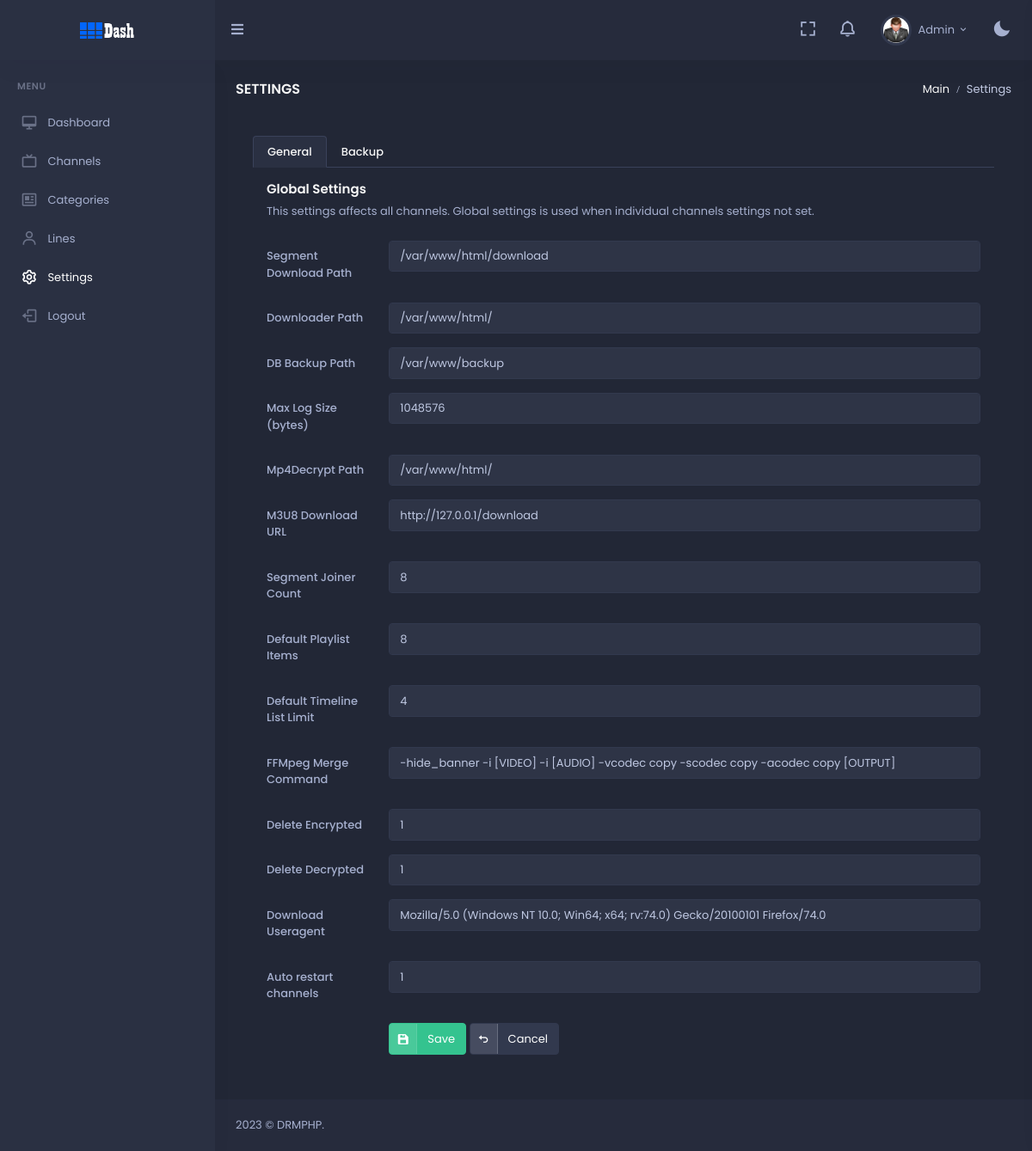
Page /panel/settings.php (signed in) on the earlier database version.
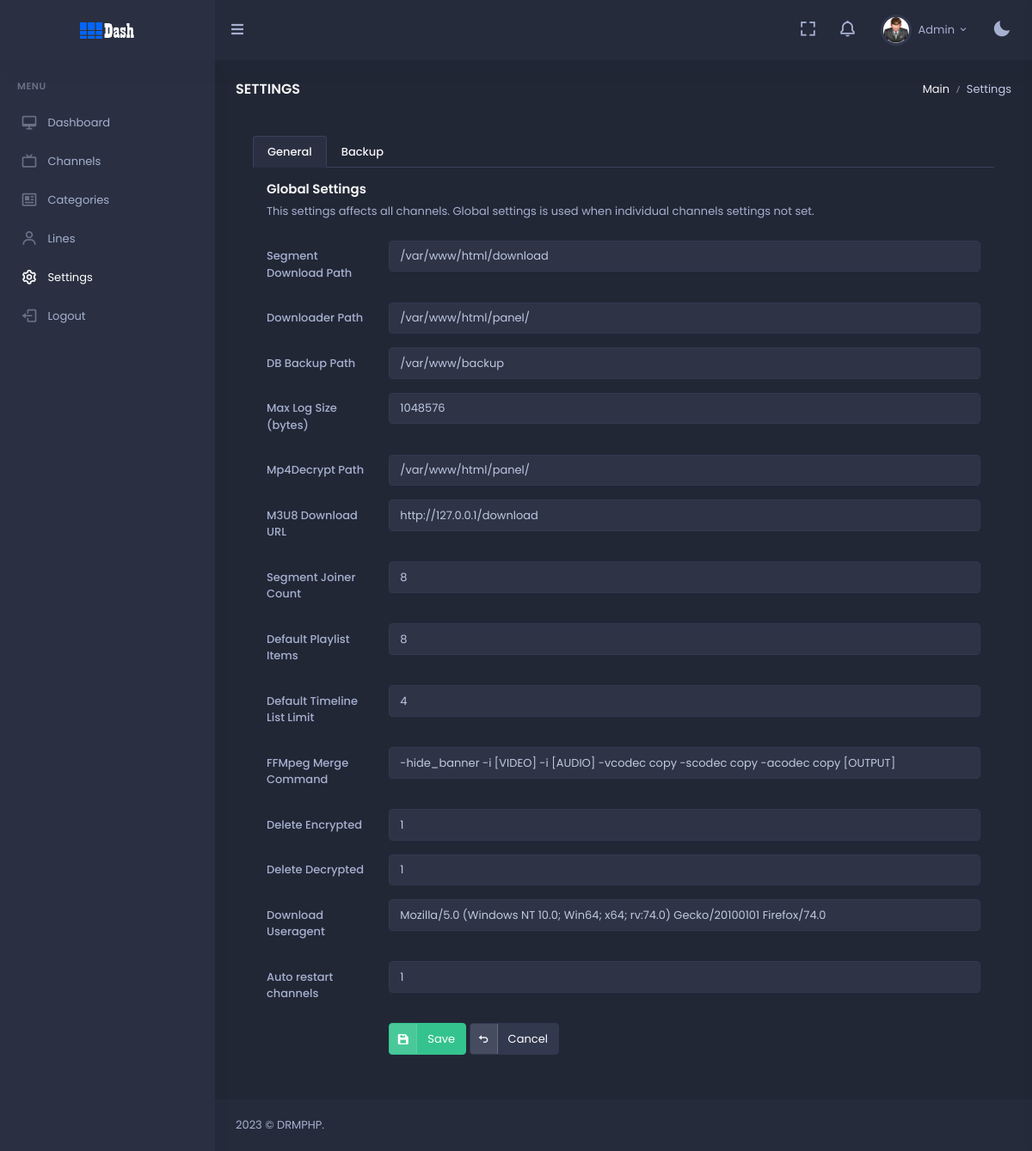
Same page on the later database version.
### tables this page shows
CREATE TABLE `config` (
  `ID` int(11) NOT NULL,
  `ConfigName` varchar(32) NOT NULL,
  `ConfigDesc` varchar(64) NOT NULL,
  `ConfigValue` varchar(256) NOT NULL
);

### panel/_app.php (called while the page is built, shortened)
<?php
class App
{
    public $DB;
    public $Config;
    public function __construct()
    {
        include "_db.php";
        try {
            $db = new PDO('mysql:host=' . $DBHost . ';dbname=' . $DBName . ';charset=utf8', $DBUser, $DBPass);
            $this->DB = $db;
        } catch (PDOException $e) {
            print "Error!: " . $e->getMessage() . "<br/>";
            die();
        }
        $this->ReadConfig();
    }
    public function ReadConfig()
    {
        $sql = "select * from config order by ID";
        $st = $this->DB->prepare($sql);
        $st->execute();
        $this->Config = $st->fetchAll();
    }
    public function GetConfig($ConfigName)
    {
        for ($i = 0; $i < count($this->Config); $i++) {
            if ($this->Config[$i]["ConfigName"] == $ConfigName) {
                return $this->Config[$i]["ConfigValue"];
            }
        }
    }
    public function GetNotification($Status = "")
    {
        if ($Status == "") {
            $Cond = "";
        } else { $Cond = " and Status='$Status'";}
        $sql = "select * from notification where 1=1 $Cond";
        $st = $this->DB->prepare($sql);
        $st->execute();
        $data = $st->fetchAll();
        for ($i = 0; $i < count($data); $i++) {
            $data[$i]["ago"] = $this->time_elapsed_string($data[$i]["Sent"]);
        }
        return $data;
    }
}

### panel/_config.php (called while the page is built, shortened)
<?php
require "_app.php";
$App = New App();
?>

### panel/settings.php (the view, shortened to what this page needs)
<?php
include "_config.php";
$active1="active";
$active2="";
$selected1="true";
$selected2="false";
?>
<!doctype html>
<html lang="en">
  <?php include "_htmlhead.php"?>
  <body data-sidebar="dark">
    <div id="layout-wrapper">
      <?php include "_header.php"?>
      <?php include "_sidebar.php"?>
      <div class="main-content">
        <div class="page-content">
          <div class="container-fluid">
            <div class="row">
              <div class="col-12">
                <div class="page-title-box d-sm-flex align-items-center justify-content-between">
                  <h4 class="mb-sm-0 font-size-18">Settings</h4>
                  <div class="page-title-right">
                    <ol class="breadcrumb m-0">
                      <li class="breadcrumb-item"><a href="javascript: void(0);">Main</a></li>
                      <li class="breadcrumb-item active">Settings</li>
                    </ol>
                  </div>
                </div>
              </div>
            </div>
            <div class="row">
              <div class="col-lg-12">
                <div class="card-body">
                  <ul class="nav nav-tabs" role="tablist">
                    <li class="nav-item">
                      <a class="nav-link <?php
echo $active1?>" data-bs-toggle="tab" href="#t1" role="tab" aria-selected="<?=$selected1;
?>">
                        <span class="d-none d-sm-block">General</span>
                      </a>
                    </li>
                    <li class="nav-item">
                      <a class="nav-link <?php
echo $active2?>" data-bs-toggle="tab" href="#t2" role="tab" aria-selected="<?=$selected2;
?>">
                        <span class="d-none d-sm-block">Backup</span>
                      </a>
                    </li>
                  </ul>
                  <div class="tab-content p-3">
                    <div class="tab-pane <?php
echo $active1;
?>" id="t1" role="tabpanel">
                      <div class="mb-0">
                        <h4 class="card-title">Global Settings</h4>
                        <p class="card-title-desc">This settings affects all channels. Global settings is used when individual channels settings not set.</p>
                        <form method="POST">
                          <div class="mb-3 row">
                            <label class="col-md-2 col-form-label">Segment Download Path</label>
                            <div class="col-md-10">
                              <input class="form-control" type="text" id="DownloadPath" name="DownloadPath" value="<?php
echo $App->GetConfig("DownloadPath");
?>">
                            </div>
                          </div>
                          <div class="mb-3 row">
                            <label class="col-md-2 col-form-label">Downloader Path</label>
                            <div class="col-md-10">
                              <input class="form-control" type="text" id="DownloaderPath" name="DownloaderPath" value="<?php
echo $App->GetConfig("DownloaderPath");
?>">
                            </div>
                          </div>
                          <div class="mb-3 row">
                            <label class="col-md-2 col-form-label">DB Backup Path</label>
                            <div class="col-md-10">
                              <input class="form-control" type="text" id="BackupPath" name="BackupPath" value="<?php
echo $App->GetConfig("BackupPath");
?>">
                            </div>
                          </div>
                          <div class="mb-3 row">
                            <label class="col-md-2 col-form-label">Max Log Size (bytes)</label>
                            <div class="col-md-10">
                              <input class="form-control" type="text" id="MaxLogSize" name="MaxLogSize" value="<?php
echo $App->GetConfig("MaxLogSize");
?>">
                            </div>
                          </div>
                          <div class="mb-3 row">
                            <label class="col-md-2 col-form-label">Mp4Decrypt Path</label>
                            <div class="col-md-10">
                              <input class="form-control" type="text" id="BinPath" name="BinPath" value="<?php
echo $App->GetConfig("BinPath");
?>">
                            </div>
                          </div>
                          <div class="mb-3 row">
                            <label class="col-md-2 col-form-label">M3U8 Download URL</label>
                            <div class="col-md-10">
                              <input class="form-control" type="text" id="M3UDownloadURL" name="M3UDownloadURL" value="<?php
echo $App->GetConfig("M3UDownloadURL");
?>">
                            </div>
                          </div>
                          <div class="mb-3 row">
                            <label class="col-md-2 col-form-label">Segment Joiner Count</label>
                            <div class="col-md-10">
                              <input class="form-control" type="text" id="SegmentJoiner" name="SegmentJoiner" value="<?php
echo $App->GetConfig("SegmentJoiner");
?>">
                            </div>
                          </div>
                          <div class="mb-3 row">
                            <label class="col-md-2 col-form-label">Default Playlist Items</label>
                            <div class="col-md-10">
                              <input class="form-control" type="text" id="PlaylistLimit" name="PlaylistLimit" value="<?php
echo $App->GetConfig("PlaylistLimit");
?>">
                            </div>
                          </div>
                          <div class="mb-3 row">
                            <label class="col-md-2 col-form-label">Default Timeline List Limit</label>
                            <div class="col-md-10">
                              <input class="form-control" type="text" id="URLListLimit" name="URLListLimit" value="<?php
echo $App->GetConfig("URLListLimit");
?>">
                            </div>
                          </div>
                          <div class="mb-3 row">
                            <label class="col-md-2 col-form-label">FFMpeg Merge Command</label>
                            <div class="col-md-10">
                              <input class="form-control" type="text" id="FFMpegCMD" name="FFMpegCMD" value="<?php
echo $App->GetConfig("FFMpegCMD");
?>">
                            </div>
                          </div>
                          <div class="mb-3 row">
                            <label class="col-md-2 col-form-label">Delete Encrypted</label>
                            <div class="col-md-10">
                              <input class="form-control" type="text" id="DeleteEncryptedAfterDecrypt" name="DeleteEncryptedAfterDecrypt" value="<?php
echo $App->GetConfig("DeleteEncryptedAfterDecrypt");
?>">
                            </div>
                          </div>
                          <div class="mb-3 row">
                            <label class="col-md-2 col-form-label">Delete Decrypted</label>
                            <div class="col-md-10">
                              <input class="form-control" type="text" id="DeleteDecryptedAfterMerge" name="DeleteDecryptedAfterMerge" value="<?php
echo $App->GetConfig("DeleteDecryptedAfterMerge");
?>">
                            </div>
                          </div>
                          <div class="mb-3 row">
                            <label class="col-md-2 col-form-label">Download Useragent</label>
                            <div class="col-md-10">
                              <input class="form-control" type="text" id="DownloadUseragent" name="DownloadUseragent" value="<?php
echo $App->GetConfig("DownloadUseragent");
?>">
                            </div>
                          </div>
                          <div class="mb-3 row">
                            <label class="col-md-2 col-form-label">Auto restart channels</label>
                            <div class="col-md-10">
                              <input class="form-control" type="text" id="AutoRestart" name="AutoRestart" value="<?php
echo $App->GetConfig("AutoRestart");
?>">
                            </div>
                          </div>
                          <div class="mb-3 row">
                            <label class="col-md-2 col-form-label"></label>
                            <div class="col-md-10">
                              <button type="submit" class="btn btn-success waves-effect btn-label waves-light"><i class="bx bxs-save label-icon"></i> Save</button>
                              <a href="index.php" class="btn btn-light waves-effect btn-label waves-light"><i class="bx bx-undo label-icon"></i> Cancel</a>
                            </div>
                          </div>
                        </form>
                      </div>
                    </div>
                  </div>
                </div>
              </div>
            </div>
          </div>
        </div>
        <?php include "_footer.php"?>
      </div>
    </div>
  </body>
</html>

### panel/_htmlhead.php (shortened to what this page needs)
<head>
  <link href="assets/css/bootstrap-dark.min.css" id="bootstrap-style" rel="stylesheet" type="text/css" />
  <link href="assets/css/icons.min.css" rel="stylesheet" type="text/css" />
  <link href="assets/css/app-dark.min.css" id="app-style" rel="stylesheet" type="text/css" />
  <link href="assets/libs/magnific-popup/magnific-popup.css" id="app-style" rel="stylesheet" type="text/css" />
</head>

### panel/_header.php (shortened to what this page needs)
<header id="page-topbar">
    <div class="navbar-header">
        <div class="d-flex">
            <div class="navbar-brand-box">
                <a href="index.php" class="logo logo-light">
                    <span class="logo-lg">
                        <img src="assets/images/logo1.png" alt="" height="19">
                    </span>
                </a>
            </div>
            <button type="button" class="btn btn-sm px-3 font-size-16 header-item waves-effect" id="vertical-menu-btn">
                <i class="fa fa-fw fa-bars"></i>
            </button>
        </div>
        <div class="d-flex">
            <div class="dropdown d-none d-lg-inline-block ms-1">
                <button type="button" class="btn header-item noti-icon waves-effect" data-bs-toggle="fullscreen">
                    <i class="bx bx-fullscreen"></i>
                </button>
            </div>
            <?php
    $Noti = $App->GetNotification("New");
    ?>
            <div class="dropdown d-inline-block">
                <button type="button" class="btn header-item noti-icon waves-effect"
                    id="page-header-notifications-dropdown" data-bs-toggle="dropdown" aria-haspopup="true"
                    aria-expanded="false">
                    <i class="bx bx-bell <?php
echo count($Noti)>0?"bx-tada":"";
?>"></i>
                </button>
                <div class="dropdown d-inline-block">
                    <button type="button" class="btn header-item waves-effect" id="page-header-user-dropdown"
                        data-bs-toggle="dropdown" aria-haspopup="true" aria-expanded="false">
                        <img class="rounded-circle header-profile-user" src="assets/images/user.jpg"
                            alt="Header Avatar">
                        <span class="d-none d-xl-inline-block ms-1" key="t-henry">Admin</span>
                        <i class="mdi mdi-chevron-down d-none d-xl-inline-block"></i>
                    </button>
                </div>
                <div class="dropdown d-inline-block">
                    <button type="button" class="btn header-item noti-icon right-bar-toggle waves-effect">
                        <i class="bx bxs-moon"></i>
                    </button>
                </div>
            </div>
        </div>
</header>

### panel/_sidebar.php (shortened to what this page needs)
<div class="vertical-menu">
  <div data-simplebar class="h-100">
    <div id="sidebar-menu">
      <ul class="metismenu list-unstyled" id="side-menu">
        <li class="menu-title" key="t-menu">Menu</li>
        <li>
          <a href="dashboard.php" class="waves-effect">
            <i class="bx bx-desktop"></i>
            <span>Dashboard</span>
          </a>
        </li>
        <li>
          <a href="index.php" class="waves-effect">
            <i class="bx bx-tv"></i>
            <span>Channels</span>
          </a>
        </li>
        <li>
          <a href="cats.php" class="waves-effect">
            <i class="bx bx-news"></i>
            <span>Categories</span>
          </a>
        </li>
        <li>
  <a href="lines.php" class="waves-effect">
    <i class="bx bx-user"></i>
    <span>Lines</span>
  </a>
</li>
        <li>
          <a href="settings.php" class="waves-effect">
            <i class="bx bx-cog"></i>
            <span>Settings</span>
          </a>
        </li>
        <li>
          <a href="login.php" class="waves-effect">
            <i class="bx bx-log-out"></i>
            <span>Logout</span>
          </a>
        </li>
      </ul>
    </div>
  </div>
</div>

### panel/_footer.php (shortened to what this page needs)
<footer class="footer">
  <div class="container-fluid">
    <div class="row">
      <div class="col-sm-6">
        <script>document.write(new Date().getFullYear())</script> © DRMPHP.
      </div>
    </div>
  </div>
</footer>

Differences in the rows shown:
changed config (number 2 of 14 on the later page): DownloaderPath "/var/www/html/" → "/var/www/html/panel/"
changed config (number 5 of 14 on the later page): BinPath "/var/www/html/" → "/var/www/html/panel/"
